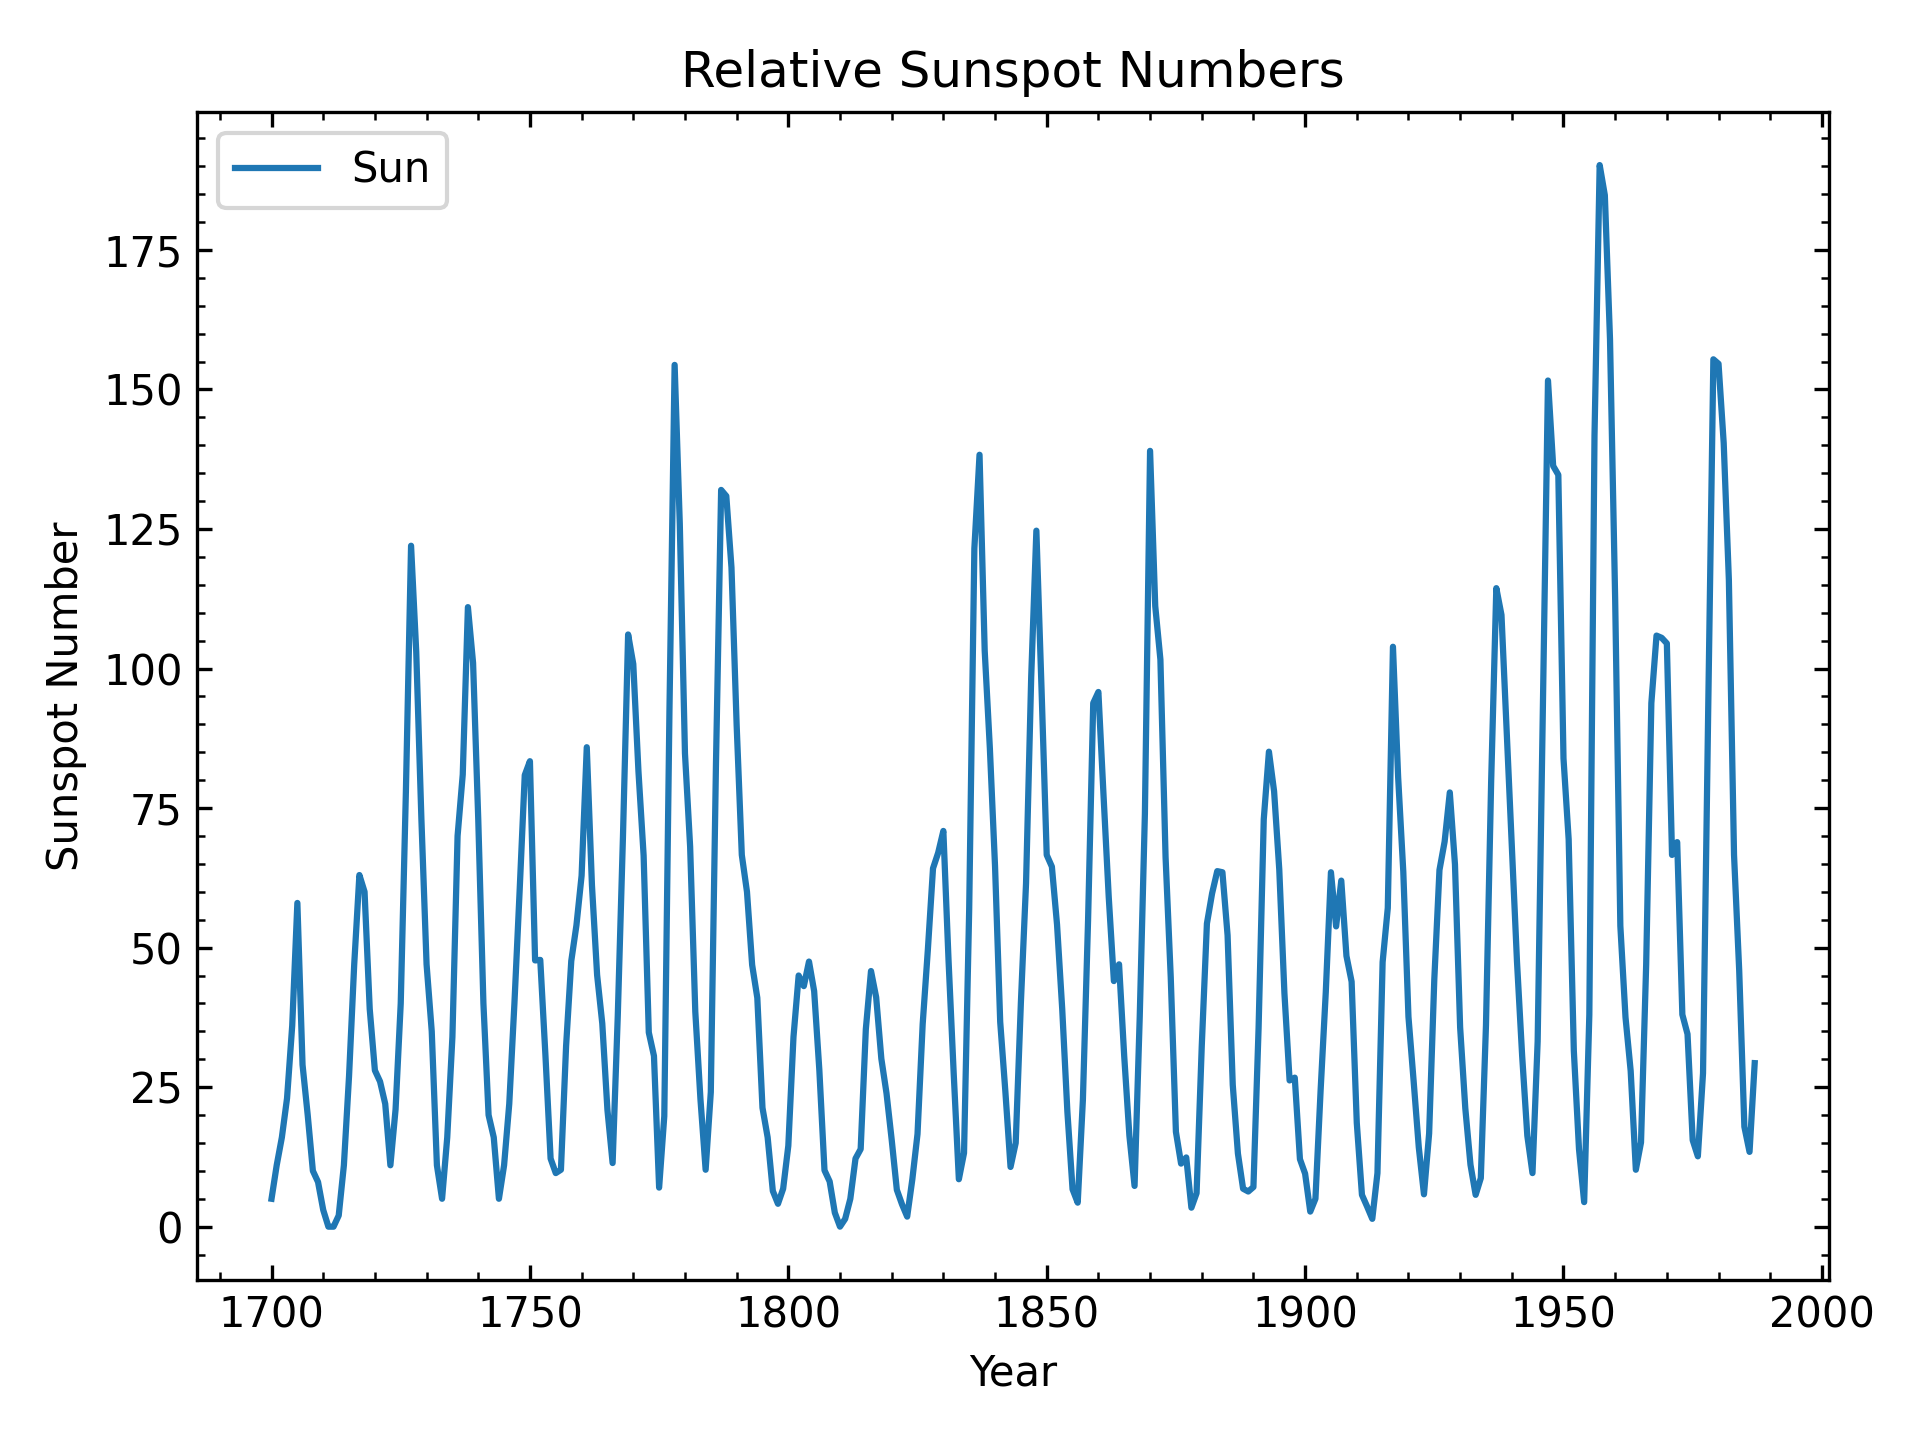

The Python source for this figure:
import numpy as np
import matplotlib.pyplot as plt
#font and axis equation setup using LATEX
font = {'family': 'serif',
        'color':  'black',
        'weight': 'normal',
        'size': 12,
        }
plt.rcParams.update(plt.rcParamsDefault)


import matplotlib.pyplot as plt

# Read two-column data
year, sunspots = np.loadtxt("sunspotdata.txt",unpack=True,comments="#")

#plot
plt.plot(year,sunspots,'-', label='Sun')
plt.xlabel('Year')
plt.ylabel('Sunspot Number')
plt.title('Relative Sunspot Numbers')
plt.legend()
plt.minorticks_on()
plt.tick_params(axis="x", which="minor", direction="in", top=True)
plt.tick_params(axis="x", which="major", direction="in", top=True, labeltop=False, bottom=True, labelbottom=True)
plt.tick_params(axis="y", which="minor", direction="in", right=True)
plt.tick_params(axis="y", which="major", direction="in", right=True, labelright=False, left=True, labelleft=True)
plt.tight_layout()
plt.savefig('sunspot.png', bbox_inches='tight', pad_inches=0.1,dpi=300)
plt.show()
